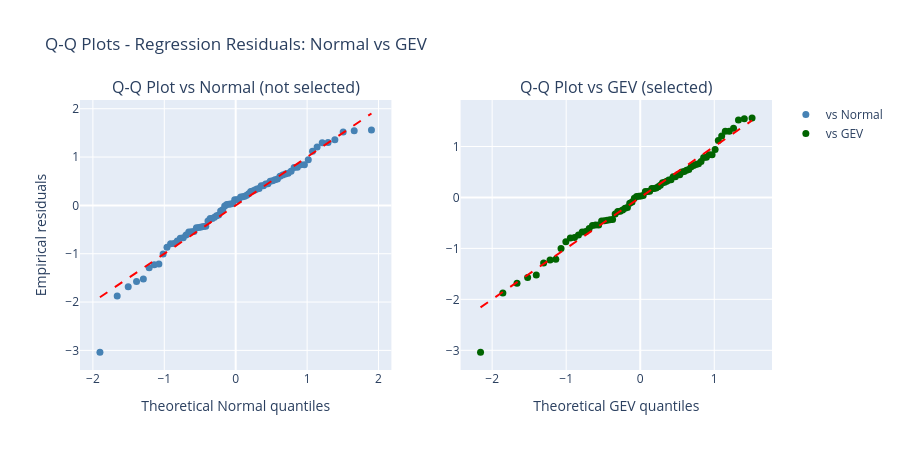

Notebook code for this chart:
### Code cell
# Q-Q plots: Normal vs GEV on residuals
sorted_res = np.sort(residuals)
n = len(sorted_res)
probs = np.arange(1, n+1) / (n+1)  # Weibull plotting positions

norm_q = norm.ppf(probs, mu_n, sigma_n)
gev_q = genextreme.ppf(probs, xi_g, mu_g, sigma_g)

fig = make_subplots(
    rows=1, cols=2,
    subplot_titles=("Q-Q Plot vs Normal (not selected)", "Q-Q Plot vs GEV (selected)")
)

# Normal Q-Q
fig.add_trace(go.Scatter(
    x=norm_q, y=sorted_res, mode="markers",
    marker=dict(color="steelblue", size=7), name="vs Normal"
), row=1, col=1)
fig.add_trace(go.Scatter(
    x=[norm_q.min(), norm_q.max()], y=[norm_q.min(), norm_q.max()],
    mode="lines", line=dict(color="red", dash="dash"), name="Perfect fit", showlegend=False
), row=1, col=1)

# GEV Q-Q
fig.add_trace(go.Scatter(
    x=gev_q, y=sorted_res, mode="markers",
    marker=dict(color="darkgreen", size=7), name="vs GEV"
), row=1, col=2)
fig.add_trace(go.Scatter(
    x=[gev_q.min(), gev_q.max()], y=[gev_q.min(), gev_q.max()],
    mode="lines", line=dict(color="red", dash="dash"), name="Perfect fit", showlegend=False
), row=1, col=2)

fig.update_xaxes(title_text="Theoretical Normal quantiles", row=1, col=1)
fig.update_xaxes(title_text="Theoretical GEV quantiles", row=1, col=2)
fig.update_yaxes(title_text="Empirical residuals", row=1, col=1)
fig.update_layout(
    title="Q-Q Plots - Regression Residuals: Normal vs GEV",
    height=450
)
fig.show(renderer="plotly_mimetype")

print("GEV provides better fit in both tails - particularly the upper tail")
print("Upper tail fit is critical for ILS: determines probability of breaching attachment points")

### Figure 1 — Plotly figure (JSON) as saved in the notebook; plotly's stock layout.template omitted (floating-point values rounded to 4 significant figures)
{"data": [{"marker": {"color": "steelblue", "size": 7}, "mode": "markers", "name": "vs Normal", "type": "scatter", "x": [-1.901, -1.659, -1.505, -1.388, -1.293, -1.212, -1.14, -1.075, -1.017, -0.9622, -0.9115, -0.8638, -0.8186, -0.7756, -0.7345, -0.6951, -0.657, -0.6203, -0.5846, -0.55, -0.5162, -0.4832, -0.4509, -0.4193, -0.3882, -0.3576, -0.3275, -0.2978, -0.2684, -0.2393, -0.2106, -0.182, -0.1537, -0.1255, -0.09749, -0.06956, -0.04171, -0.0139, 0.0139, 0.04171, 0.06956, 0.09749, 0.1255, 0.1537, 0.182, 0.2106, 0.2393, 0.2684, 0.2978, 0.3275, 0.3576, 0.3882, 0.4193, 0.4509, 0.4832, 0.5162, 0.55, 0.5846, 0.6203, 0.657, 0.6951, 0.7345, 0.7756, 0.8186, 0.8638, 0.9115, 0.9622, 1.017, 1.075, 1.14, 1.212, 1.293, 1.388, 1.505, 1.659, 1.901], "xaxis": "x", "y": [-3.036, -1.874, -1.683, -1.573, -1.523, -1.289, -1.226, -1.212, -1.003, -0.8681, -0.7944, -0.7877, -0.7359, -0.6775, -0.6693, -0.6113, -0.5502, -0.5428, -0.541, -0.4629, -0.4586, -0.4458, -0.4381, -0.4332, -0.3235, -0.2735, -0.2724, -0.2471, -0.2122, -0.1977, -0.116, -0.08871, -0.01429, 0.01613, 0.02554, 0.03064, 0.03865, 0.1145, 0.1159, 0.1209, 0.1739, 0.1778, 0.187, 0.2076, 0.2412, 0.2879, 0.2999, 0.3161, 0.3405, 0.3482, 0.4038, 0.4077, 0.445, 0.4455, 0.5011, 0.5115, 0.5323, 0.5463, 0.6039, 0.6267, 0.6484, 0.6635, 0.7068, 0.7839, 0.7879, 0.8394, 0.8402, 0.9425, 1.118, 1.206, 1.297, 1.3, 1.356, 1.521, 1.543, 1.562], "yaxis": "y"}, {"line": {"color": "red", "dash": "dash"}, "mode": "lines", "name": "Perfect fit", "showlegend": false, "type": "scatter", "x": [-1.901, 1.901], "xaxis": "x", "y": [-1.901, 1.901], "yaxis": "y"}, {"marker": {"color": "darkgreen", "size": 7}, "mode": "markers", "name": "vs GEV", "type": "scatter", "x": [-2.157, -1.855, -1.664, -1.521, -1.404, -1.305, -1.218, -1.14, -1.069, -1.004, -0.9441, -0.8875, -0.8342, -0.7836, -0.7355, -0.6895, -0.6453, -0.6027, -0.5616, -0.5218, -0.4832, -0.4457, -0.4091, -0.3733, -0.3384, -0.3041, -0.2706, -0.2376, -0.2051, -0.1732, -0.1417, -0.1106, -0.07988, -0.04949, -0.01941, 0.01042, 0.04, 0.06938, 0.09858, 0.1276, 0.1566, 0.1854, 0.2141, 0.2428, 0.2715, 0.3002, 0.3289, 0.3577, 0.3866, 0.4156, 0.4447, 0.4741, 0.5036, 0.5334, 0.5635, 0.5939, 0.6247, 0.656, 0.6877, 0.72, 0.753, 0.7867, 0.8212, 0.8566, 0.8931, 0.9309, 0.9702, 1.011, 1.054, 1.1, 1.149, 1.202, 1.26, 1.327, 1.406, 1.51], "xaxis": "x2", "y": [-3.036, -1.874, -1.683, -1.573, -1.523, -1.289, -1.226, -1.212, -1.003, -0.8681, -0.7944, -0.7877, -0.7359, -0.6775, -0.6693, -0.6113, -0.5502, -0.5428, -0.541, -0.4629, -0.4586, -0.4458, -0.4381, -0.4332, -0.3235, -0.2735, -0.2724, -0.2471, -0.2122, -0.1977, -0.116, -0.08871, -0.01429, 0.01613, 0.02554, 0.03064, 0.03865, 0.1145, 0.1159, 0.1209, 0.1739, 0.1778, 0.187, 0.2076, 0.2412, 0.2879, 0.2999, 0.3161, 0.3405, 0.3482, 0.4038, 0.4077, 0.445, 0.4455, 0.5011, 0.5115, 0.5323, 0.5463, 0.6039, 0.6267, 0.6484, 0.6635, 0.7068, 0.7839, 0.7879, 0.8394, 0.8402, 0.9425, 1.118, 1.206, 1.297, 1.3, 1.356, 1.521, 1.543, 1.562], "yaxis": "y2"}, {"line": {"color": "red", "dash": "dash"}, "mode": "lines", "name": "Perfect fit", "showlegend": false, "type": "scatter", "x": [-2.157, 1.51], "xaxis": "x2", "y": [-2.157, 1.51], "yaxis": "y2"}], "layout": {"annotations": [{"font": {"size": 16}, "showarrow": false, "text": "Q-Q Plot vs Normal (not selected)", "x": 0.225, "xanchor": "center", "xref": "paper", "y": 1, "yanchor": "bottom", "yref": "paper"}, {"font": {"size": 16}, "showarrow": false, "text": "Q-Q Plot vs GEV (selected)", "x": 0.775, "xanchor": "center", "xref": "paper", "y": 1, "yanchor": "bottom", "yref": "paper"}], "height": 450, "title": {"text": "Q-Q Plots - Regression Residuals: Normal vs GEV"}, "xaxis": {"anchor": "y", "domain": [0, 0.45], "title": {"text": "Theoretical Normal quantiles"}}, "xaxis2": {"anchor": "y2", "domain": [0.55, 1], "title": {"text": "Theoretical GEV quantiles"}}, "yaxis": {"anchor": "x", "domain": [0, 1], "title": {"text": "Empirical residuals"}}, "yaxis2": {"anchor": "x2", "domain": [0, 1]}}}
